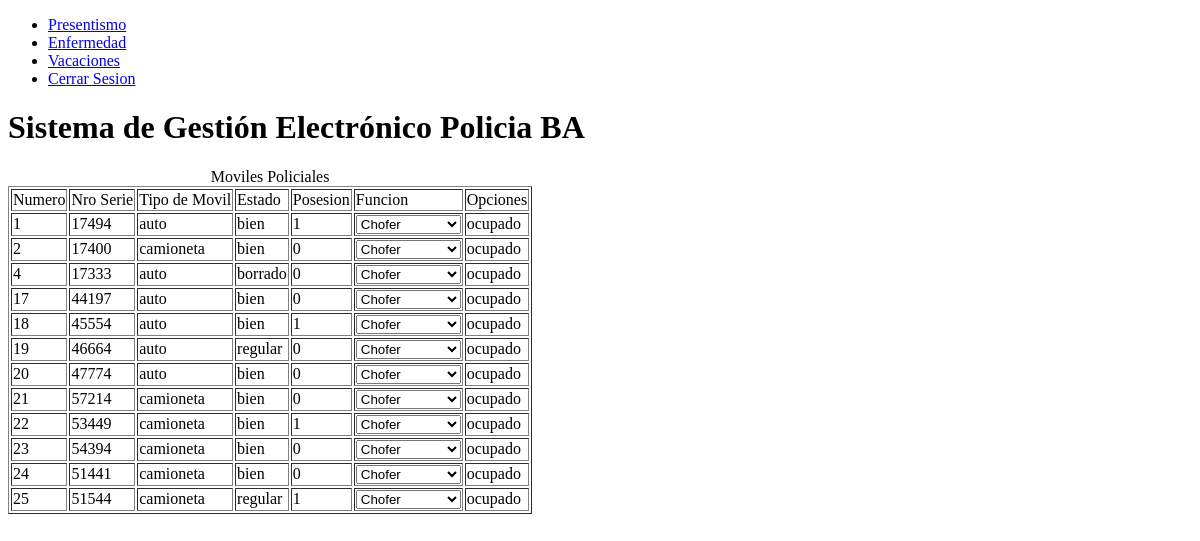
Before: /usuarios/moviles.php (signed in) with the older database file.
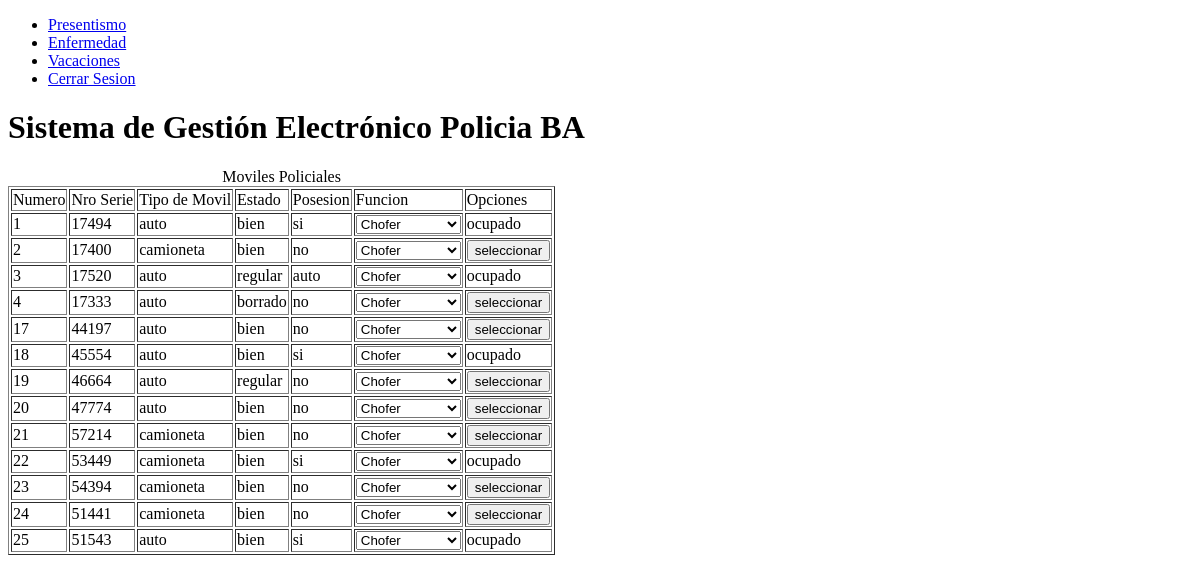
After: the same page with the newer database file.
### tables this page shows
CREATE TABLE `moviles` (
  `movil_id` int(11) NOT NULL,
  `nro_serie` int(11) NOT NULL,
  `tipo_movil` varchar(50) NOT NULL,
  `estado` varchar(50) NOT NULL,
  `posesion` varchar(5) NOT NULL,
  `fecha_borrado` date DEFAULT NULL
);

### usuarios/moviles.php (the view, shortened to what this page needs)
<?php
    include("../conexion.php");
    $sql = "SELECT movil_id,nro_serie,tipo_movil,estado,posesion FROM moviles
    where   estado <> 'radiado' and (tipo_movil = 'auto' or tipo_movil = 'camioneta')  order by movil_id asc";
    $rta = mysqli_query($conexion,$sql) or
    die("Problemas en el select:".mysqli_error($conexion));
?>
<!DOCTYPE html>
<html lang="en">
<head>
</head>
<body>
        <ul>
            <li><a href="index.php">Presentismo</a></li>
            <li><a href="enfermedad.php">Enfermedad</a></li>
            <li><a href="vacaciones.php">Vacaciones</a></li>
            <li><a href="../cerrar_session.php">Cerrar Sesion</a></li>
        </ul>
        <h1>Sistema de Gestión Electrónico Policia BA</h1>
        <table border="1">
        <caption>Moviles Policiales</caption>
            <tr>
                <td>Numero</td>
                <td>Nro Serie</td>
                <td>Tipo de Movil</td>
                <td>Estado</td>
                <td>Posesion</td>
                <td>Funcion</td>
                <td>Opciones</td>
            </tr>
            <?php
                while($mostrar = mysqli_fetch_array($rta)){
            ?>
            <tr>
                <td><?php echo $mostrar['movil_id']?></td>
                <td><?php echo $mostrar['nro_serie']?></td>
                <td><?php echo $mostrar['tipo_movil']?></td>
                <td><?php echo $mostrar['estado']?></td>
                <td><?php echo $mostrar['posesion']?></td>
                    <form method="POST">
                        <td>
                            <select name="funcion">
                                <option value="chofer">Chofer</option>
                            </select>
                        </td>
                        <td>
                            <?php
                                if($mostrar['posesion']=="no"){
                            ?>
                                <input type="submit" value="seleccionar" name="seleccionar">
                            <?php
                                }
                                else echo "ocupado";
                            ?>
                        </td>
                    </form>
            </tr>
            <?php
                }
            ?>
        </table>
</body>
</html>

Changed rows visible on the page:
changed moviles id 1: posesion "1" → "si"
changed moviles id 2: posesion "0" → "no"; seleccionar (not shown) → "seleccionar"; no longer shows "ocupado"
now on this page (row edited): moviles: movil_id "3", nro_serie "17520", tipo_movil "auto", estado "regular", posesion "auto", shows "ocupado"
changed moviles "borrado": posesion "0" → "no"; seleccionar (not shown) → "seleccionar"; no longer shows "ocupado"
changed moviles id 17: posesion "0" → "no"; seleccionar (not shown) → "seleccionar"; no longer shows "ocupado"
changed moviles id 18: posesion "1" → "si"
changed moviles id 19: posesion "0" → "no"; seleccionar (not shown) → "seleccionar"; no longer shows "ocupado"
changed moviles id 20: posesion "0" → "no"; seleccionar (not shown) → "seleccionar"; no longer shows "ocupado"
changed moviles id 21: posesion "0" → "no"; seleccionar (not shown) → "seleccionar"; no longer shows "ocupado"
changed moviles id 22: posesion "1" → "si"
changed moviles id 23: posesion "0" → "no"; seleccionar (not shown) → "seleccionar"; no longer shows "ocupado"
changed moviles id 24: posesion "0" → "no"; seleccionar (not shown) → "seleccionar"; no longer shows "ocupado"
changed moviles id 25: nro_serie "51544" → "51543"; tipo_movil "camioneta" → "auto"; estado "regular" → "bien"; posesion "1" → "si"
